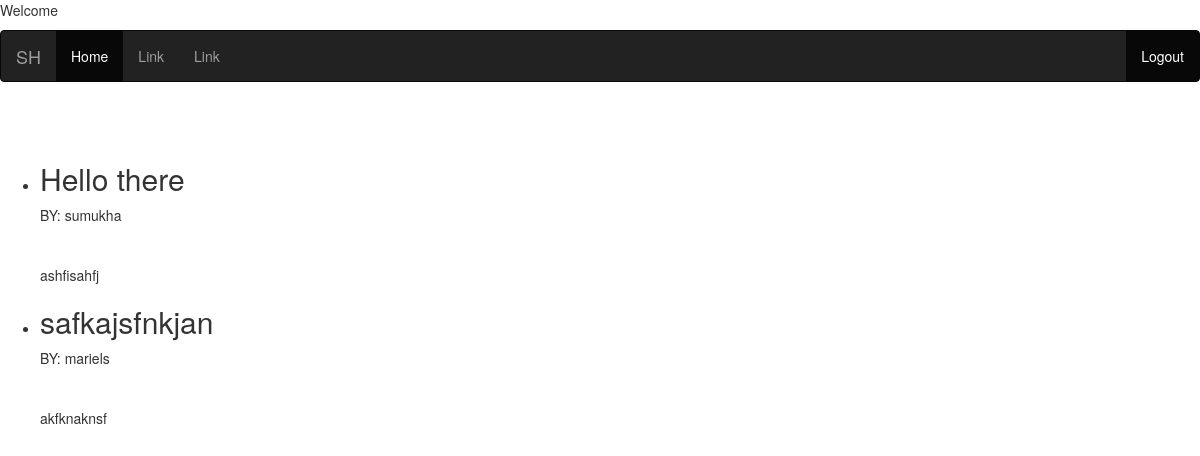
Page /user/home/ on the earlier database version.
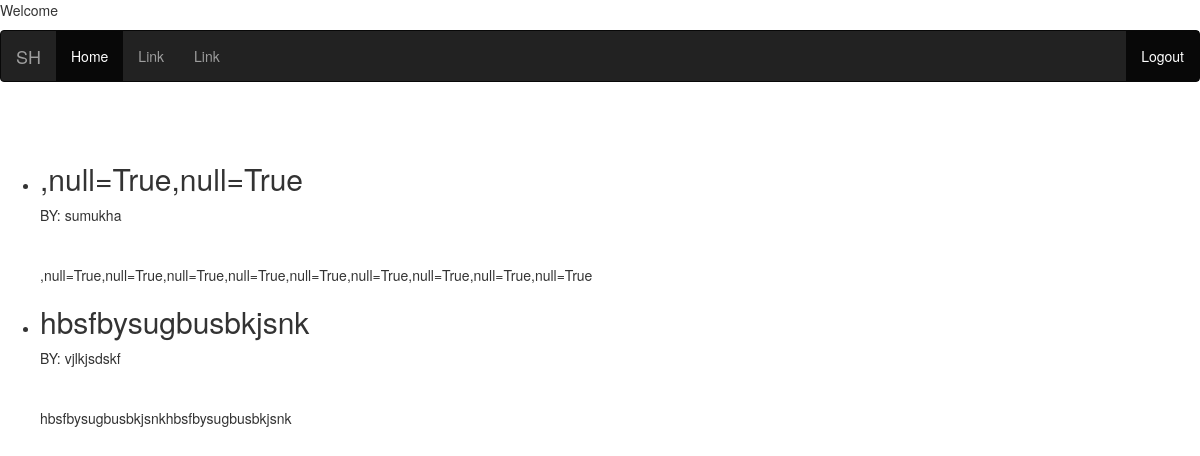
Same page on the later database version.
### Post_UserInfo_comment/models.py (models this page shows, shortened)
class Post_Model(models.Model):
	author=models.ForeignKey(User,on_delete=models.CASCADE,null=True)
	title=models.TextField(blank=True,null=True)
	content=models.TextField()

### Post_UserInfo_comment/views.py (the view)
# urls.py: path('user/home/',postview.UserHome.as_view(),name='user_home'),
class UserHome(ListView):
	model=Post_Model
	context_object_name='post'
	template_name='Post_Userinfo_comment/list.html'

### templates/Post_Userinfo_comment/list.html
{% extends 'base.html'%}
{% block content %}
{% for post in post %}
<ul>
	<li>
		<h2>{{post.title}}</h2>
	<p>BY:
		{{post.author}}
		<br>
		<br>
		<br>
		{{post.content}}
	</p>
	</li>
</ul>
{% endfor %}
{% endblock %}

### templates/base.html (shortened to what this page needs)
<!DOCTYPE html>
<html>
<head>
  <link rel="stylesheet" href="https://maxcdn.bootstrapcdn.com/bootstrap/3.4.0/css/bootstrap.min.css">
</head>
<body>
<p>
	Welcome {{request.user.username}}
</p>
<nav class="navbar navbar-inverse">
  <div class="container-fluid">
    <div class="navbar-header">
      <a class="navbar-brand" href="{% url 'user_home'%}">SH</a>
    </div>
    <ul class="nav navbar-nav">
      <li class="active"><a href="{% url 'user_home'%}">Home</a></li>
      <li><a href="#">Link</a></li>
      <li><a href="#">Link</a></li>
    </ul>
        <ul class="nav navbar-nav navbar-right">
	<li class="active"><a href="{% url 'logout'%}">Logout</a></li>
    </ul>
  </div>
</nav>
<br>
<br>
{% block content %}
{% endblock %}
</body>
</html>

Differences in the rows shown:
removed Post_Model: title "Hello there", author "sumukha", content "ashfisahfj"
removed Post_Model: title "safkajsfnkjan", author "mariels", content "akfknaknsf"
added Post_Model: title ",null=True,null=True", author "sumukha", content ",null=True,null=True,null=True,null=True,null=True,null=True,null=True,null=True,null=True"
added Post_Model: title "hbsfbysugbusbkjsnk", author "vjlkjsdskf", content "hbsfbysugbusbkjsnkhbsfbysugbusbkjsnk"
